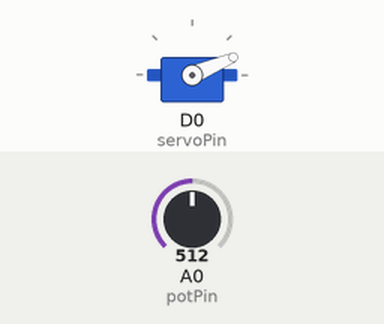
Simulated run of this sketch. Board: ESP8266 (NodeMCU). On the bench: servo. The inputs (shaded band) are chosen by the test bench; at power-on: A0 (potPin) = 512.

Above: at 1.2 s.
1.3 s: A0 (potPin) set to 306
At 2.5 s:
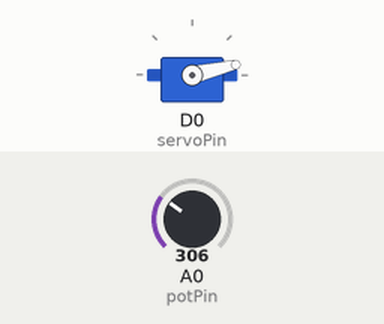
2.8 s: A0 (potPin) set to 900
At 4.2 s:
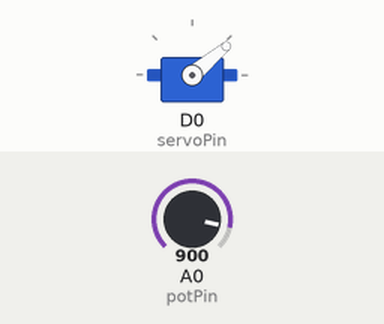
Timing chart, 0 to 5.8 s (numbered marks = the images above; inputs shaded):
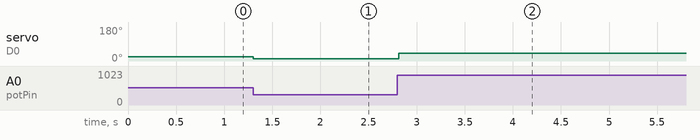

Measured:
- after the input at 1.3 s, servo on D0 (servoPin): 23° → 13° at once
- after the input at 2.8 s, servo on D0 (servoPin): 13° → 40° at once

The sketch:

2.1.ino
```cpp
/* ЧАСТЬ 1: Реализовать управление сервоприводом подключенным к пину D0.
Задача угла поворота сервопривода производиться поворотом потенциометра подключенного к пину A0.*/

#include <Servo.h>

Servo myservo;

int servoPin = D0;
int potPin = A0;
int potVal;

void setup() {
  myservo.attach(servoPin, 600, 2600);
}

void loop() {
  potVal = analogRead(potPin);
  potVal = map(potVal, 0, 4095, 0, 180);
  myservo.write(potVal);
  delay(15);
} 
```
